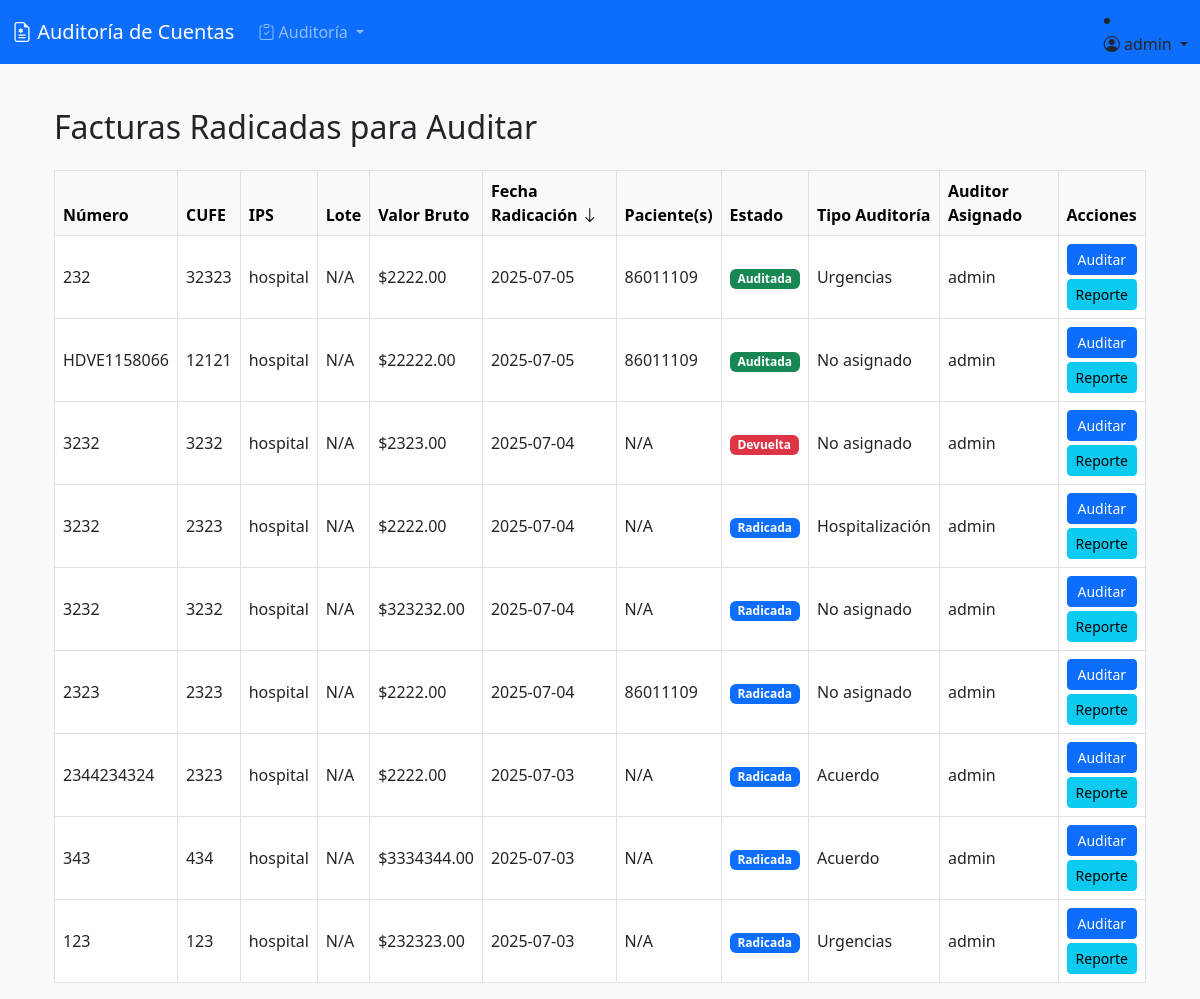
Screenshot of /auditoria/radicados/ (signed in) with the database file from the repository.
### facturacion/models.py (models this page shows, shortened)
class Factura(models.Model):
    ESTADO_CHOICES = [
        ('Radicada', 'Radicada'),
        ('Devuelta', 'Devuelta'),
        ('En Auditoria', 'En Auditoría'),
        ('Auditada', 'Auditada'),
    ]
    TIPO_AUDITORIA_CHOICES = [
        ('Acuerdo', 'Acuerdo'),
        ('Contrato', 'Contrato'),
        ('Ambulatorio', 'Ambulatorio'),
        ('Hospitalizacion', 'Hospitalización'),
        ('Urgencias', 'Urgencias'),
    ]
    numero = models.CharField(max_length=50)
    cufe = models.CharField(max_length=150)
    fecha_emision = models.DateField()
    fecha_radicacion = models.DateField(auto_now_add=True)
    ips = models.ForeignKey(Profile, on_delete=models.PROTECT, related_name='facturas_ips')
    eps = models.ForeignKey(Profile, on_delete=models.PROTECT, related_name='facturas_eps')
    paciente = models.ForeignKey(Paciente, on_delete=models.PROTECT, null=True, blank=True)
    valor_bruto = models.DecimalField(max_digits=12, decimal_places=2)
    estado = models.CharField(max_length=20, choices=ESTADO_CHOICES, default="Radicada")
    archivo_rips = models.FileField(upload_to='rips/')
    contrato = models.ForeignKey('Contrato', on_delete=models.SET_NULL, null=True, blank=True)
    lote = models.ForeignKey(Lote, on_delete=models.SET_NULL, null=True, blank=True, related_name='facturas', help_text="Lote al que pertenece esta factura")
    auditor = models.ForeignKey(settings.AUTH_USER_MODEL, on_delete=models.SET_NULL, null=True, blank=True,
                                related_name='facturas_auditadas', limit_choices_to={'profile__role': 'AUDITOR'})
    tipo_auditoria = models.CharField(max_length=20, choices=TIPO_AUDITORIA_CHOICES, null=True, blank=True, help_text="Tipo de auditoría para la factura")

class Paciente(models.Model):
    tipo_documento = models.CharField(max_length=5)
    numero_documento = models.CharField(max_length=20)
    tipo_usuario = models.CharField(max_length=2)  # 11, 12, etc.
    fecha_nacimiento = models.DateField()
    sexo = models.CharField(max_length=1)
    pais_residencia = models.CharField(max_length=5)
    municipio_residencia = models.CharField(max_length=10)
    zona_territorial = models.CharField(max_length=2)
    incapacidad = models.CharField(max_length=2, blank=True, null=True)
    pais_origen = models.CharField(max_length=5, blank=True, null=True)

### accounts/models.py (models this page shows, shortened)
class Profile(models.Model):
    user = models.OneToOneField(User, on_delete=models.CASCADE)
    ROLE_CHOICES = (
        ('IPS', 'IPS'),
        ('EPS', 'EPS'),
        ('ET', 'Entidad Territorial'),
        ('ADMIN', 'Administrador'),
        ('AUDITOR', 'Auditor'),
    )
    role = models.CharField(max_length=20, choices=ROLE_CHOICES)
    entidad_nombre = models.CharField(max_length=255, blank=True, null=True)
    nit = models.CharField(max_length=20, blank=True, null=True)
    direccion = models.CharField(max_length=255, blank=True, null=True)
    representante_legal = models.CharField(max_length=255, blank=True, null=True)

### auditoria/views.py (the view, shortened to what this page needs)
# urls.py: path('radicados/', views.lista_radicados, name='lista_radicados'),
@login_required
@role_required(['ET', 'AUDITOR'])
def lista_radicados(request):
    sort_by = request.GET.get('sort', 'fecha_radicacion')
    order = request.GET.get('order', 'desc')
    order_by_string = f"{'-' if order == 'desc' else ''}{sort_by}"
    facturas_base_query = Factura.objects.select_related('ips', 'lote', 'auditor', 'paciente')
    if request.user.profile.role == 'AUDITOR':
        facturas_list = facturas_base_query.filter(auditor=request.user).order_by(order_by_string)
    else:
        facturas_list = facturas_base_query.all().order_by(order_by_string)
    facturas_con_forms = []
    for factura in facturas_list:
        facturas_con_forms.append({
            'factura': factura,
            'tipo_auditoria_form': TipoAuditoriaForm(instance=factura, prefix=f'tipo_auditoria_{factura.id}'),
        })
    total_facturas = facturas_list.count()
    total_auditadas = facturas_list.filter(estado='Auditada').count()
    total_pendientes = facturas_list.exclude(estado='Auditada').count()
    auditores = User.objects.filter(profile__role='AUDITOR')
    codigos_devolucion = CodigoDevolucion.objects.prefetch_related('subcodigos').all()
    context = {
        'facturas_con_forms': facturas_con_forms,
        'auditores': auditores,
        'codigos_devolucion': codigos_devolucion,
        'total_facturas': total_facturas,
        'total_auditadas': total_auditadas,
        'total_pendientes': total_pendientes,
        'current_sort': sort_by,
        'current_order': order,
    }
    return render(request, 'auditoria/lista_radicados.html', context)

### templates/auditoria/lista_radicados.html (shortened to what this page needs)
{% extends 'base.html' %}
{% block content %}
<div class="container-fluid mt-4">
  <h2 class="mb-4">Facturas Radicadas para Auditar</h2>
  <div class="table-responsive">
    <table class="table table-bordered table-hover align-middle">
      <thead class="table-light">
        <tr>
          <th>Número</th>
          <th>CUFE</th>
          <th scope="col" class="sortable" data-sort="ips__entidad_nombre">IPS {% if current_sort == 'ips__entidad_nombre' %}<i class="bi bi-arrow-{% if current_order == 'asc' %}up{% else %}down{% endif %}"></i>{% endif %}</th>
          <th>Lote</th>
          <th>Valor Bruto</th>
          <th scope="col" class="sortable" data-sort="fecha_radicacion">Fecha Radicación {% if current_sort == 'fecha_radicacion' %}<i class="bi bi-arrow-{% if current_order == 'asc' %}up{% else %}down{% endif %}"></i>{% endif %}</th>
          <th scope="col">Paciente(s)</th>
          <th scope="col" class="sortable" data-sort="estado">Estado {% if current_sort == 'estado' %}<i class="bi bi-arrow-{% if current_order == 'asc' %}up{% else %}down{% endif %}"></i>{% endif %}</th>
          <th>Tipo Auditoría</th>
          <th>Auditor Asignado</th>
          <th>Acciones</th>
        </tr>
      </thead>
      <tbody>
        {% for item in facturas_con_forms %}
        <tr>
          <td>{{ item.factura.numero }}</td>
          <td>{{ item.factura.cufe|default:"N/A" }}</td>
          <td>{{ item.factura.ips.entidad_nombre|default:"N/A" }}</td>
          <td>{{ item.factura.lote.numero_lote|default:"N/A" }}</td>
          <td>${{ item.factura.valor_bruto|floatformat:2 }}</td>
          <td>{{ item.factura.fecha_radicacion|date:"Y-m-d" }}</td>
          <td>
            {% if item.factura.paciente %}
              {{ item.factura.paciente.numero_documento }}
            {% else %}
              N/A
            {% endif %}
          </td>
          <td>
            <span class="badge
              {% if item.factura.estado == 'Radicada' %}bg-primary
              {% elif item.factura.estado == 'En Auditoria' %}bg-warning text-dark
              {% elif item.factura.estado == 'Auditada' %}bg-success
              {% elif item.factura.estado == 'Devuelta' %}bg-danger
              {% else %}bg-secondary{% endif %}">
              {{ item.factura.get_estado_display }}
            </span>
          </td>
          <td>
             {% if user.profile.role == 'ET' %}
            <form method="post" action="{% url 'auditoria:lista_radicados' %}" class="form-tipo-auditoria d-flex align-items-center gap-2">
              {% csrf_token %}
              <input type="hidden" name="factura_id" value="{{ item.factura.id }}">
              {{ item.tipo_auditoria_form.tipo_auditoria }}
              <button type="submit" name="guardar_tipo_auditoria" class="btn btn-sm btn-outline-primary">Guardar</button>
            </form>
            {% else %}
              {{ item.factura.get_tipo_auditoria_display|default:"No asignado" }}
            {% endif %}
          </td>
          <td>
            {% if user.profile.role == 'ET' %}
            <form method="post" action="{% url 'auditoria:lista_radicados' %}" class="form-asignar-auditor d-flex align-items-center gap-2">
                {% csrf_token %}
              <input type="hidden" name="factura_id" value="{{ item.factura.id }}">
              <select name="auditor_id" class="form-select form-select-sm">
                <option value="">-- Asignar --</option>
                {% for auditor in auditores %}
                <option value="{{ auditor.id }}" {% if item.factura.auditor.id == auditor.id %}selected{% endif %}>
                  {{ auditor.get_full_name|default:auditor.username }}
                    </option>
                  {% endfor %}
                </select>
              <button type="submit" name="asignar_auditor" class="btn btn-sm btn-outline-secondary">Asignar</button>
              </form>
            {% else %}
            {{ item.factura.auditor.get_full_name|default:item.factura.auditor.username|default:"Sin Asignar" }}
            {% endif %}
          </td>
          <td>
            <div class="d-flex flex-column gap-1">
            {% if user.profile.role == 'AUDITOR' and item.factura.auditor == user %}
              <a href="{% url 'auditoria:auditar_factura' item.factura.id %}"
                 class="btn btn-primary btn-sm">Auditar</a>
            {% endif %}
            {% if user.profile.role == 'ET' or user.profile.role == 'AUDITOR' %}
              <a href="{% url 'auditoria:reporte_auditoria_detalle' item.factura.id %}"
                 class="btn btn-info btn-sm">Reporte</a>
            {% endif %}
            </div>
          </td>
        </tr>
        {% empty %}
        <tr>
          <td colspan="11" class="text-center">No hay facturas radicadas.</td>
        </tr>
        {% endfor %}
      </tbody>
    </table>
  </div>
</div>
{% endblock %}

### templates/base.html (shortened to what this page needs)
<!DOCTYPE html>
<html lang="es">
<head>
    <link href="https://cdn.jsdelivr.net/npm/bootstrap@5.3.0/dist/css/bootstrap.min.css" rel="stylesheet">
    <link rel="stylesheet" href="https://cdn.jsdelivr.net/npm/bootstrap-icons@1.10.0/font/bootstrap-icons.css">
</head>
<body>
<nav class="navbar navbar-expand-lg navbar-dark bg-primary">
    <div class="container-fluid">
        <a class="navbar-brand" href="/">
            <i class="bi bi-file-earmark-medical"></i>
            Auditoría de Cuentas
        </a>
        <div class="collapse navbar-collapse" id="navbarMain">
            <ul class="navbar-nav me-auto mb-2 mb-lg-0">
                {% if user.profile.role == 'ET' or user.profile.role == 'AUDITOR' %}
                <li class="nav-item dropdown">
                    <a class="nav-link dropdown-toggle" href="#" role="button" data-bs-toggle="dropdown">
                        <i class="bi bi-clipboard-check"></i> Auditoría
                    </a>
                </li>
                {% endif %}
            </ul>
            {% if user.is_authenticated %}
            <li class="nav-item dropdown">
                <a class="nav-link dropdown-toggle" href="#" role="button" data-bs-toggle="dropdown">
                    <i class="bi bi-person-circle"></i> {{ user.username }}
                </a>
            </li>
            {% else %}
            <li class="nav-item">
                <a class="nav-link" href="{% url 'accounts:login' %}">
                    <i class="bi bi-box-arrow-in-right"></i> Iniciar Sesión
                </a>
            </li>
            {% endif %}
        </div>
    </div>
</nav>
<div class="container">
    {% block content %}{% endblock %}
</div>
</body>
</html>

### templates/base.html (style rules this page uses)
body { background: #f8f9fa; min-height: 100vh; display: flex; flex-direction: column; }
.container { margin-top: 20px; flex: 1; }

### rows the page displays
Factura: factura.numero "232", factura.cufe "32323", factura.ips.entidad_nombre "hospital", factura.lote.numero_lote "N/A", factura.valor_bruto "2222.00", factura.fecha_radicacion "2025-07-05", factura.paciente.numero_documento "86011109", factura.estado "Auditada", factura.tipo_auditoria "Urgencias", factura.auditor.get_full_name "admin", shows "Auditar"
Factura: factura.numero "HDVE1158066", factura.cufe "12121", factura.ips.entidad_nombre "hospital", factura.lote.numero_lote "N/A", factura.valor_bruto "22222.00", factura.fecha_radicacion "2025-07-05", factura.paciente.numero_documento "86011109", factura.estado "Auditada", factura.tipo_auditoria "No asignado", factura.auditor.get_full_name "admin", shows "Auditar"
Factura: factura.numero "3232", factura.cufe "3232", factura.ips.entidad_nombre "hospital", factura.lote.numero_lote "N/A", factura.valor_bruto "2323.00", factura.fecha_radicacion "2025-07-04", factura.estado "Devuelta", factura.tipo_auditoria "No asignado", factura.auditor.get_full_name "admin", shows "Auditar"
Factura: factura.numero "3232", factura.cufe "2323", factura.ips.entidad_nombre "hospital", factura.lote.numero_lote "N/A", factura.valor_bruto "2222.00", factura.fecha_radicacion "2025-07-04", factura.estado "Radicada", factura.tipo_auditoria "Hospitalización", factura.auditor.get_full_name "admin", shows "Auditar"
Factura: factura.numero "3232", factura.cufe "3232", factura.ips.entidad_nombre "hospital", factura.lote.numero_lote "N/A", factura.valor_bruto "323232.00", factura.fecha_radicacion "2025-07-04", factura.estado "Radicada", factura.tipo_auditoria "No asignado", factura.auditor.get_full_name "admin", shows "Auditar"
Factura: factura.numero "2323", factura.cufe "2323", factura.ips.entidad_nombre "hospital", factura.lote.numero_lote "N/A", factura.valor_bruto "2222.00", factura.fecha_radicacion "2025-07-04", factura.paciente.numero_documento "86011109", factura.estado "Radicada", factura.tipo_auditoria "No asignado", factura.auditor.get_full_name "admin", shows "Auditar"
Factura: factura.numero "2344234324", factura.cufe "2323", factura.ips.entidad_nombre "hospital", factura.lote.numero_lote "N/A", factura.valor_bruto "2222.00", factura.fecha_radicacion "2025-07-03", factura.estado "Radicada", factura.tipo_auditoria "Acuerdo", factura.auditor.get_full_name "admin", shows "Auditar"
Factura: factura.numero "343", factura.cufe "434", factura.ips.entidad_nombre "hospital", factura.lote.numero_lote "N/A", factura.valor_bruto "3334344.00", factura.fecha_radicacion "2025-07-03", factura.estado "Radicada", factura.tipo_auditoria "Acuerdo", factura.auditor.get_full_name "admin", shows "Auditar"
Factura: factura.numero "123", factura.cufe "123", factura.ips.entidad_nombre "hospital", factura.lote.numero_lote "N/A", factura.valor_bruto "232323.00", factura.fecha_radicacion "2025-07-03", factura.estado "Radicada", factura.tipo_auditoria "Urgencias", factura.auditor.get_full_name "admin", shows "Auditar"

### other values shown
{{ user.username }} "admin"
